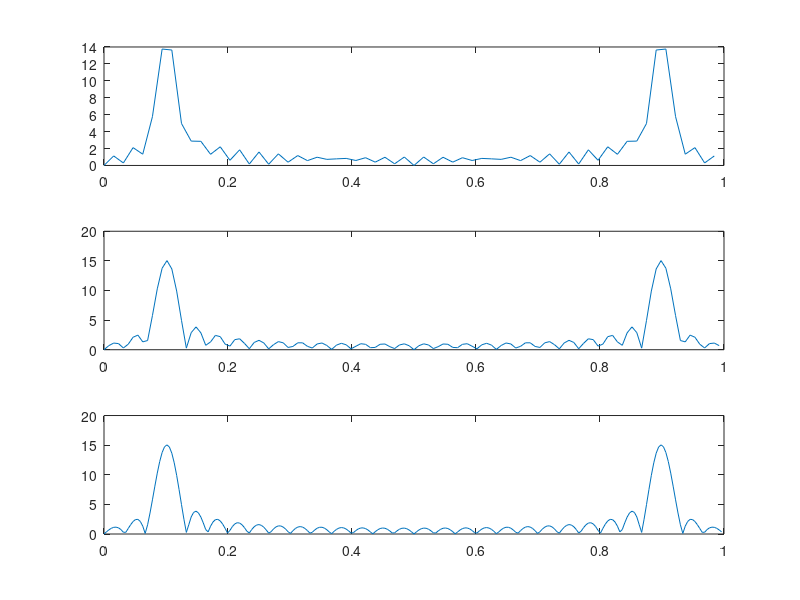

The MATLAB script that drew this image:
n = 0:29;
x = cos(2*pi*n/10);

N1 = 64;
N2 = 128;
N3 = 256;

x1 = abs((fft(x,N1)));
x2 = abs(fft(x,N2));
x3 = abs(fft(x,N3));

f1 = (0:N1-1)/N1;
f2 = (0:N2-1)/N2;
f3 = (0:N3-1)/N3;
figure;
subplot(3,1,1);
plot(f1,x1);
subplot(3,1,2);
plot(f2,x2);
subplot(3,1,3);
plot(f3,x3);